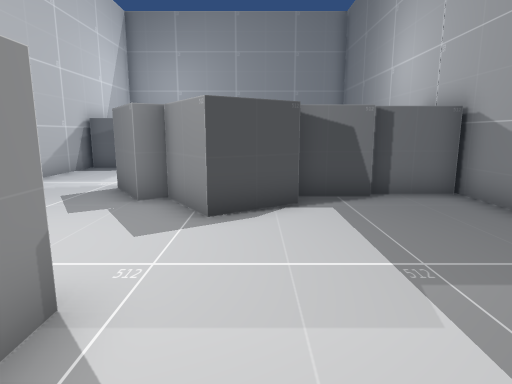
View 1 (above)

16 first-person views from a walk through a 3-D level made in the Unity game engine. The camera is 1.4 m above the floor, tilts 10° down and sees 75° across. The floor is counted in squares, 1 m on a side. Each view is taken from the middle of a square. On the plan, view 1 faces up. The plan holds only what a view shows up to about 15 squares ahead; the rest is blank. The player character is not drawn.

View 2
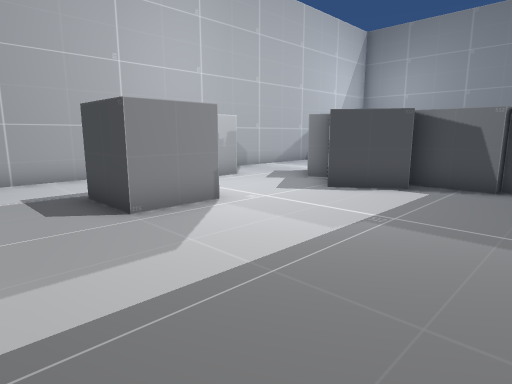

View 3
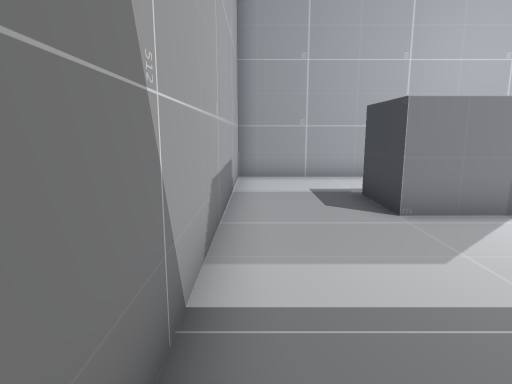

View 4
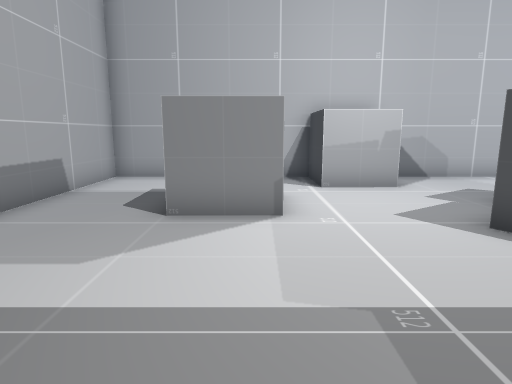

View 5
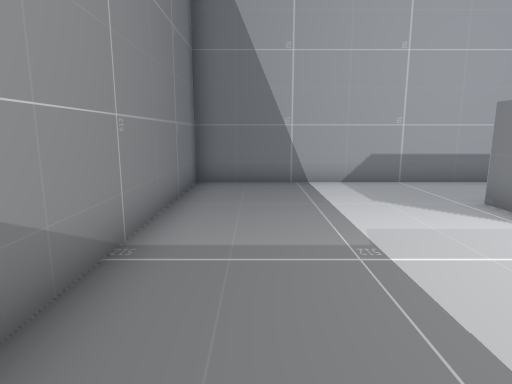

View 6
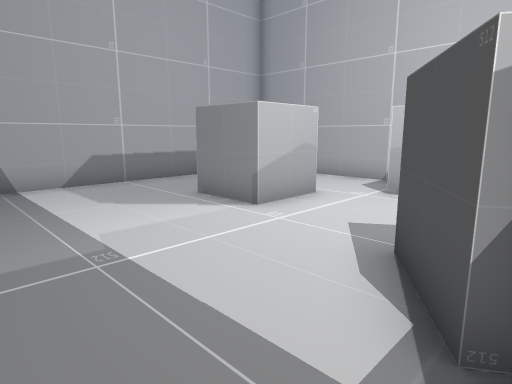

View 7
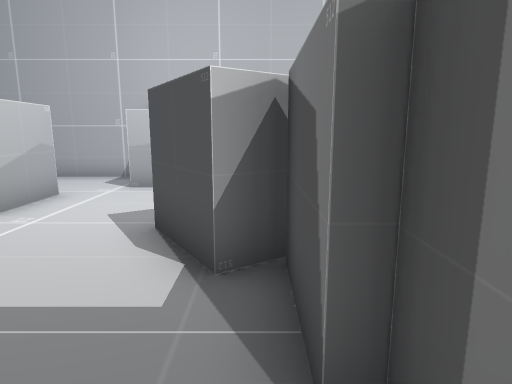

View 8
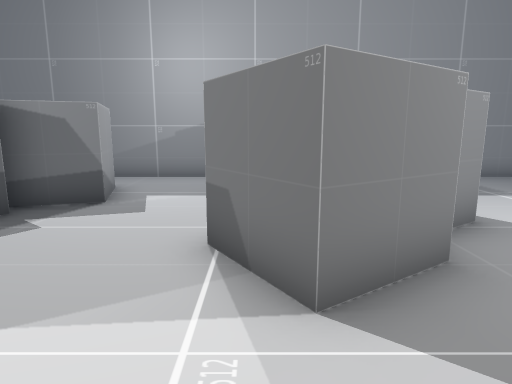

View 9
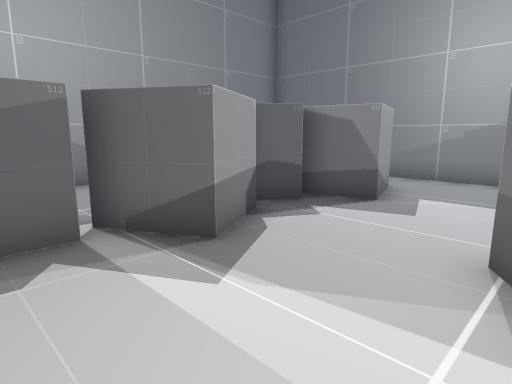

View 10
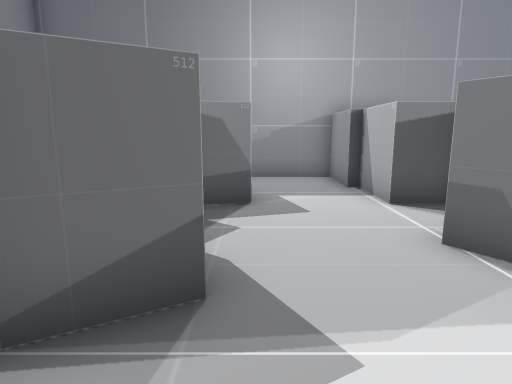

View 11
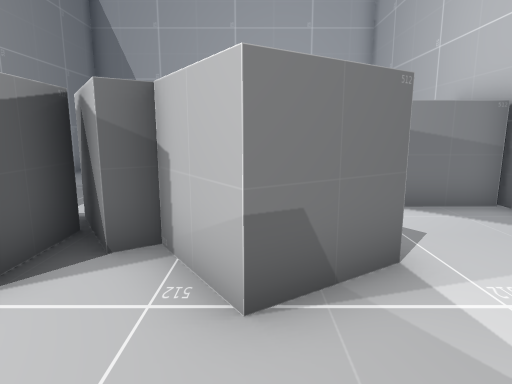

View 12
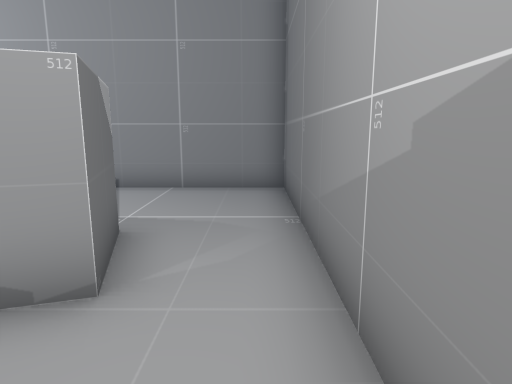

View 13
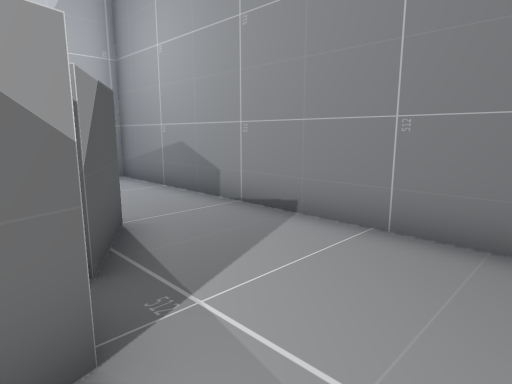

View 14
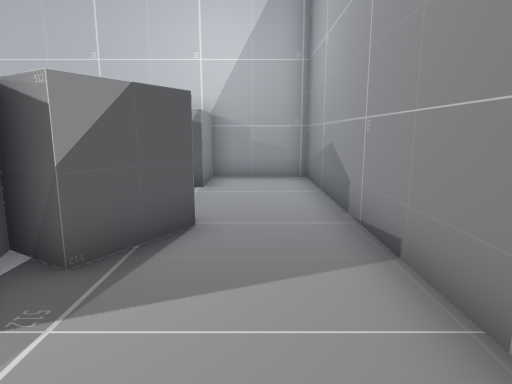

View 15
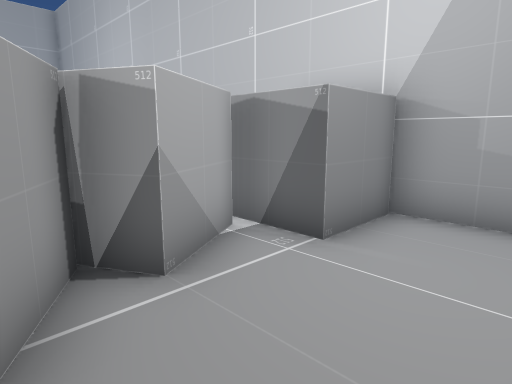

View 16
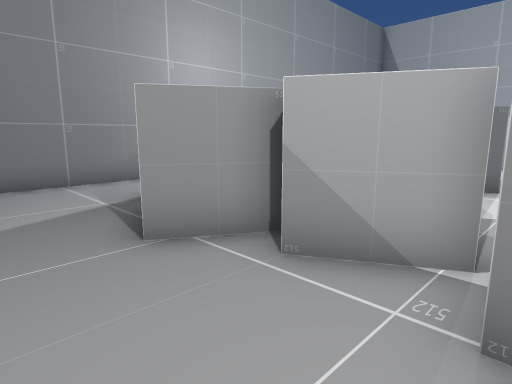

### Floor plan
Ten units are one square. View 1 is at (0, 0); x grows to the right and y downward. Boxes are objects, and circles mark ways between rooms. Rooms are numbered by the first view taken in them; rooms with no view inside come last. Other rooms are left out.
<svg viewBox="-73 -191 125 222">
<path fill="none" stroke="#000" d="M-37 -25 -16 -25 -16 -5 -37 -5M9 -66 -8 -55 -19 -72 -25 -69M-47 -57 -47 -37 -68 -37 -68 26 47 26 47 -79M26 -80 26 -73 6 -73M46 -76 25 -76M-15 -134 -33 -124 -43 -142M-3 -133 -12 -139M-47 -136 -68 -136M-25 -69 -36 -85 -19 -96 -8 -79 -2 -83M6 -73 6 -93 26 -93M25 -96 47 -96 47 -145M20 -146 26 -127 7 -121 2 -138M-68 -140 -68 -54M-67 -57 -47 -57M-43 -142 -26 -152 -21 -143 -10 -161 7 -150M47 -145 47 -186 -68 -186 -68 -156 -47 -156 -47 -136"/>
<circle cx="-40" cy="-70" r="3" fill="#2a7"/>
<circle cx="35" cy="-140" r="3" fill="#2a7"/>
<text x="-10" y="-20">1</text>
<text x="-20" y="-110">2</text>
<text x="-10" y="-170">3</text>
</svg>
Room 1 opens to room 2. Room 2 opens to room 3.

Where each view was taken, in squares from view 1:
view 1: 0 up, 0 right, facing up
view 2: 2 down, 4 right, facing up-left
view 3: 2 down, 4 right, facing left
view 4: 2 up, 4 right, facing left
view 5: 7 up, 3 right, facing down
view 6: 7 up, 3 right, facing down-left
view 7: 7 up, 4 right, facing left
view 8: 9 up, 6 left, facing right
view 9: 9 up, 6 left, facing up-right
view 10: 12 up, 6 left, facing right
view 11: 12 up, 2 left, facing down
view 12: 10 up, 4 right, facing up
view 13: 14 up, 4 right, facing up-left
view 14: 17 up, 4 right, facing left
view 15: 18 up, 1 left, facing down-left
view 16: 18 up, 5 left, facing down-right
